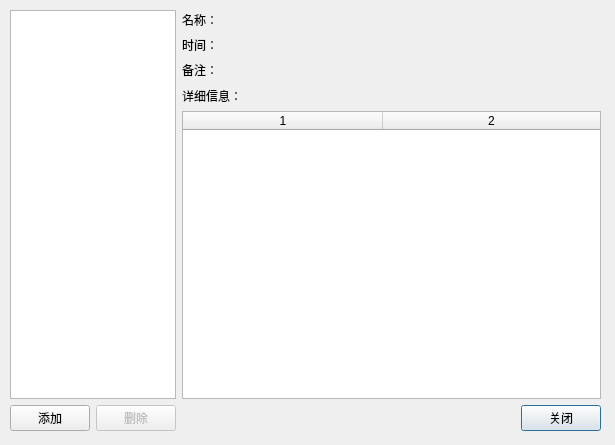
<?xml version="1.0" encoding="UTF-8"?>
<ui version="4.0">
 <class>VersionInfo</class>
 <widget class="QDialog" name="VersionInfo">
  <property name="geometry">
   <rect>
    <x>0</x>
    <y>0</y>
    <width>615</width>
    <height>445</height>
   </rect>
  </property>
  <property name="windowTitle">
   <string>版本信息</string>
  </property>
  <widget class="QWidget" name="gridLayoutWidget">
   <property name="geometry">
    <rect>
     <x>10</x>
     <y>10</y>
     <width>591</width>
     <height>421</height>
    </rect>
   </property>
   <layout class="QGridLayout" name="gridLayout" columnstretch="1,4">
    <property name="sizeConstraint">
     <enum>QLayout::SetMaximumSize</enum>
    </property>
    <item row="3" column="1">
     <layout class="QHBoxLayout" name="horizontalLayout_2">
      <item>
       <spacer name="horizontalSpacer_2">
        <property name="orientation">
         <enum>Qt::Horizontal</enum>
        </property>
        <property name="sizeHint" stdset="0">
         <size>
          <width>40</width>
          <height>20</height>
         </size>
        </property>
       </spacer>
      </item>
      <item>
       <widget class="QPushButton" name="closeButton">
        <property name="text">
         <string>关闭</string>
        </property>
       </widget>
      </item>
     </layout>
    </item>
    <item row="2" column="1">
     <layout class="QGridLayout" name="gridLayout_2" rowstretch="1,1,1,1,15" columnstretch="1,4">
      <item row="3" column="0">
       <widget class="QLabel" name="label_7">
        <property name="text">
         <string>详细信息：</string>
        </property>
       </widget>
      </item>
      <item row="0" column="0">
       <widget class="QLabel" name="label_2">
        <property name="sizePolicy">
         <sizepolicy hsizetype="Preferred" vsizetype="Preferred">
          <horstretch>3</horstretch>
          <verstretch>0</verstretch>
         </sizepolicy>
        </property>
        <property name="text">
         <string>名称：</string>
        </property>
       </widget>
      </item>
      <item row="1" column="1">
       <widget class="QLabel" name="timeLabel">
        <property name="text">
         <string/>
        </property>
       </widget>
      </item>
      <item row="1" column="0">
       <widget class="QLabel" name="label_3">
        <property name="text">
         <string>时间：</string>
        </property>
       </widget>
      </item>
      <item row="2" column="1">
       <widget class="QLabel" name="infoLabel">
        <property name="text">
         <string/>
        </property>
       </widget>
      </item>
      <item row="0" column="1">
       <widget class="QLabel" name="nameLabel">
        <property name="text">
         <string/>
        </property>
       </widget>
      </item>
      <item row="2" column="0">
       <widget class="QLabel" name="label_4">
        <property name="text">
         <string>备注：</string>
        </property>
       </widget>
      </item>
      <item row="4" column="0" colspan="2">
       <widget class="QTableWidget" name="tableWidget">
        <property name="verticalScrollBarPolicy">
         <enum>Qt::ScrollBarAsNeeded</enum>
        </property>
        <property name="horizontalScrollBarPolicy">
         <enum>Qt::ScrollBarAlwaysOff</enum>
        </property>
        <property name="sizeAdjustPolicy">
         <enum>QAbstractScrollArea::AdjustToContents</enum>
        </property>
        <property name="editTriggers">
         <set>QAbstractItemView::NoEditTriggers</set>
        </property>
        <property name="rowCount">
         <number>0</number>
        </property>
        <property name="columnCount">
         <number>2</number>
        </property>
        <attribute name="horizontalHeaderVisible">
         <bool>true</bool>
        </attribute>
        <attribute name="horizontalHeaderCascadingSectionResizes">
         <bool>true</bool>
        </attribute>
        <attribute name="horizontalHeaderDefaultSectionSize">
         <number>200</number>
        </attribute>
        <attribute name="horizontalHeaderMinimumSectionSize">
         <number>100</number>
        </attribute>
        <attribute name="horizontalHeaderShowSortIndicator" stdset="0">
         <bool>false</bool>
        </attribute>
        <attribute name="horizontalHeaderStretchLastSection">
         <bool>true</bool>
        </attribute>
        <attribute name="verticalHeaderVisible">
         <bool>true</bool>
        </attribute>
        <column/>
        <column/>
       </widget>
      </item>
     </layout>
    </item>
    <item row="3" column="0">
     <layout class="QHBoxLayout" name="horizontalLayout">
      <item>
       <widget class="QPushButton" name="addButton">
        <property name="text">
         <string>添加</string>
        </property>
       </widget>
      </item>
      <item>
       <widget class="QPushButton" name="deleteButton">
        <property name="enabled">
         <bool>false</bool>
        </property>
        <property name="text">
         <string>删除</string>
        </property>
       </widget>
      </item>
      <item>
       <spacer name="horizontalSpacer">
        <property name="orientation">
         <enum>Qt::Horizontal</enum>
        </property>
        <property name="sizeHint" stdset="0">
         <size>
          <width>40</width>
          <height>20</height>
         </size>
        </property>
       </spacer>
      </item>
     </layout>
    </item>
    <item row="2" column="0">
     <widget class="QListWidget" name="listWidget">
      <property name="sizePolicy">
       <sizepolicy hsizetype="Preferred" vsizetype="Expanding">
        <horstretch>1</horstretch>
        <verstretch>0</verstretch>
       </sizepolicy>
      </property>
      <property name="autoScrollMargin">
       <number>32</number>
      </property>
      <property name="editTriggers">
       <set>QAbstractItemView::NoEditTriggers</set>
      </property>
     </widget>
    </item>
   </layout>
  </widget>
 </widget>
 <resources/>
 <connections>
  <connection>
   <sender>closeButton</sender>
   <signal>clicked()</signal>
   <receiver>VersionInfo</receiver>
   <slot>close()</slot>
   <hints>
    <hint type="sourcelabel">
     <x>471</x>
     <y>357</y>
    </hint>
    <hint type="destinationlabel">
     <x>260</x>
     <y>190</y>
    </hint>
   </hints>
  </connection>
 </connections>
</ui>
